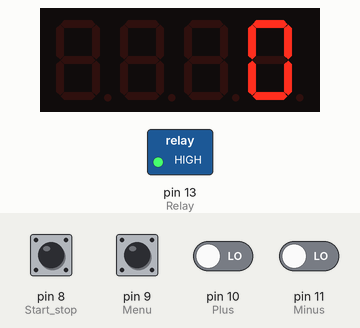
Simulated run of this sketch. Board: Arduino Uno, built with avr-gcc and run on an emulated ATmega328P. Shown: 4-digit seven-segment display, switched loads named in the sketch (green lamp = pin HIGH). The test bench sets the inputs (shaded band); at power-on: pin 8 (Start_stop), pin 9 (Menu), pin 10 (Plus), pin 11 (Minus) LOW. EEPROM starts erased.

Above: at 2.2 s.
2.3 s: pin 8 (Start_stop) pulled HIGH for 0.15 s
At 3.1 s:
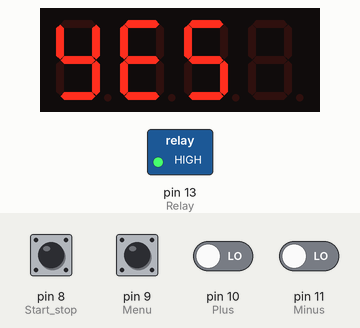
3.9 s: pin 9 (Menu) pulled HIGH for 0.15 s
At 4.7 s:
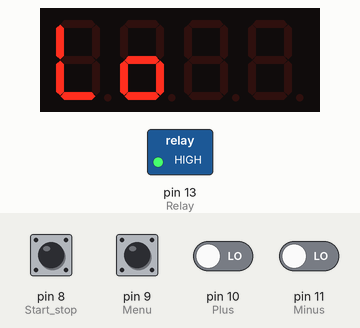
6.4 s: pin 11 (Minus) driven HIGH
At 6.5 s:
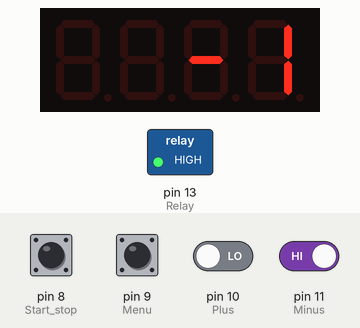
9.4 s: pin 9 (Menu) pulled HIGH for 1 s
At 10.4 s:
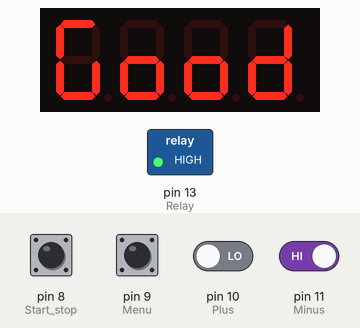
11.9 s: pin 8 (Start_stop) pulled HIGH for 1 s
At 13.32 s:
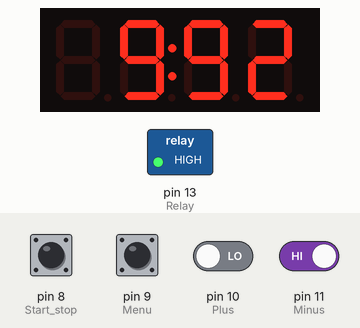
14.7 s: pin 10 (Plus) driven HIGH
At 14.99 s:
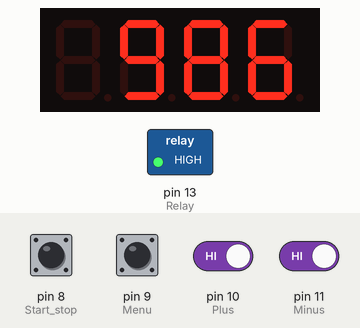
Timing chart, 0 to 17.7 s (numbered marks = the images above; inputs shaded):
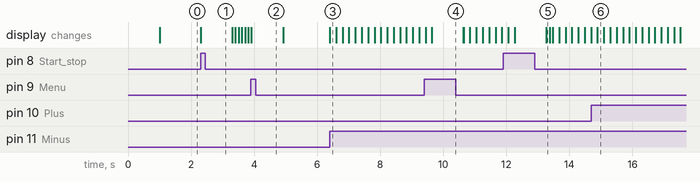

Measured:
- after the input at 2.3 s, the display: changes at once (image 1)
- after the input at 3.9 s, the display: changes at once (image 2)
- after the input at 6.4 s, the display: changes at once (image 3)
- after the input at 9.4 s, the display: first differs from a run without the input after 0.24 s (image 4)
- after the input at 11.9 s, the display: first differs from a run without the input after 0.37 s (image 5 shows a later state)

The sketch:

Suh_motalka_TM1637_lite.ino
```cpp
#include <GyverTM1637.h>
#include <EEPROM.h>

#define CLK 2
#define DIO 3

#define Time_pause 5000 // время паузы после последного счета геркона

//константы для пинов
#define Start_stop 8
#define Menu 9
#define Plus 10
#define Minus 11
#define R_switch 12
#define Relay 13

#define minRevilutions 0 // минимальное количество оборотов
#define maxRevilutions 999 // максимальное количество оборотов

GyverTM1637 disp(CLK, DIO);

// состояния кнопок и геркона
bool Sta_sto_state = false;
bool Menu_state = false;
bool Plus_state = false;
bool Minus_state = false;
bool R_switch_state = false;

int revilutions = 0; // обороты
int extra = 0; // лишние обороты из за инерции, задаются вручную или вычисляются автоматически

void setup(){

  pinMode(Start_stop, INPUT);
  pinMode(Menu, INPUT);
  pinMode(Plus, INPUT);
  pinMode(Minus, INPUT);
  pinMode(R_switch, INPUT);
  pinMode(Relay, OUTPUT);

  digitalWrite(Relay, HIGH); // реле выключено


  disp.clear();
  disp.brightness(2); // 0-7
  disp.displayInt(8888);
  disp.point(true);
  delay(1000);
  disp.clear();
  disp.point(false);

  EEPROM.get(0, revilutions); // считывание последних заданных оборотов из пзу
  if(revilutions > maxRevilutions || revilutions < minRevilutions)
    revilutions = 0;
  extra = EEPROM.read(8); // считывание лишних оборотов из пзу
  if(extra > 9 || extra < 0)
    extra = 0;


}

void setRevilutions()
{
    disp.displayInt(revilutions);
    while(!Sta_sto_state)
    {

      Sta_sto_state = digitalRead(Start_stop);
      Plus_state = digitalRead(Plus);
      Minus_state = digitalRead(Minus);
      Menu_state = digitalRead(Menu);

      if(Plus_state)
      {
        revilutions++;
        disp.clear();
        disp.displayInt(revilutions);
        delay(200);

        if(revilutions >= maxRevilutions)
          revilutions = minRevilutions;
      }

      if(Minus_state)
      {
        revilutions--;
        disp.clear();
        disp.displayInt(revilutions);
        delay(200);

        if(revilutions <= minRevilutions)
          revilutions = maxRevilutions;
      }

      if(Menu_state)
      {
        menu();
        disp.displayInt(revilutions);
      }

    }
    EEPROM.put(0, revilutions); // Если revilutions было изменено, то значение будет перезаписано в пзу
    disp.displayByte(_Y,_E,_S,0x00);
    delay(1000);
    disp.clear();
    disp.displayInt(revilutions);
    Sta_sto_state = false;
}

void next()
{

  while(true)
  {
      disp.point(true);
      delay(100);
      disp.point(false);
      delay(100);

      Sta_sto_state = digitalRead(Start_stop);
      Menu_state = digitalRead(Menu);
      Plus_state = digitalRead(Plus);
      Minus_state = digitalRead(Minus);

      if(Sta_sto_state)
        work();

      if(Plus_state || Minus_state)
        break;

      if(Menu_state)
      {
        menu();
        break;
      }
  }
}

void work()
{
  disp.clear();
  disp.displayInt(0);
  delay(300);
  int count = 0;
  bool last_R_switch = false;
  bool flag = true; // флаг для единоразового входа в проверку (count == revilutions...)
  digitalWrite(Relay, LOW);
  Sta_sto_state = false;
  delay(300);
  long milliseconds = 0;
  while(true)
  {
      Sta_sto_state = digitalRead(Start_stop);
      if(Sta_sto_state)
      {
        disp.displayByte(_B,_r,_E,_A);
        digitalWrite(Relay, HIGH);
        delay(1000);
        //Sta_sto_state = false;
        disp.clear();
        break;
      }

      // чтение состояния геркона
      R_switch_state = digitalRead(R_switch);
          if(R_switch_state != last_R_switch)
          {
            if(R_switch_state == HIGH)
            {
              count++;
              disp.displayInt(count);
            }
          }
      last_R_switch = R_switch_state;

      if(count == revilutions - extra && flag)
      {
        digitalWrite(Relay, HIGH);
        milliseconds = millis();
        flag = false;
      }

      if(count >= revilutions)
      {
        if(millis() > milliseconds + Time_pause)
        {
          break;
        }
      }
  }
  delay(2000);
  //disp.clear();
}

void menu()
{
  disp.displayByte(_L,_o,0x00,0x00);
  int count = extra;
  delay(1000);
  Menu_state = false;
  disp.clear();
  while(!Menu_state)
  {
      disp.displayInt(count);
      Menu_state = digitalRead(Menu);
      Plus_state = digitalRead(Plus);
      Minus_state = digitalRead(Minus);

      if(Plus_state)
      {
        count++;
        disp.clear();
        disp.displayInt(count);
        delay(200);
      }

      else if(Minus_state)
      {
        count--;
        disp.displayInt(count);
        delay(200);
      }

      if(count < 0)
      {
        count = 9;
      }
      if(count > 9)
        count = 0;

  }
  if(count != extra)
  {
    EEPROM.update(8, count);
    extra = count;
  }

  disp.displayByte(_G,_o,_o,_d);
  delay(1000);
  Menu_state = false;
  disp.clear();
}

void loop()
{
  setRevilutions();
  next();
}
```
